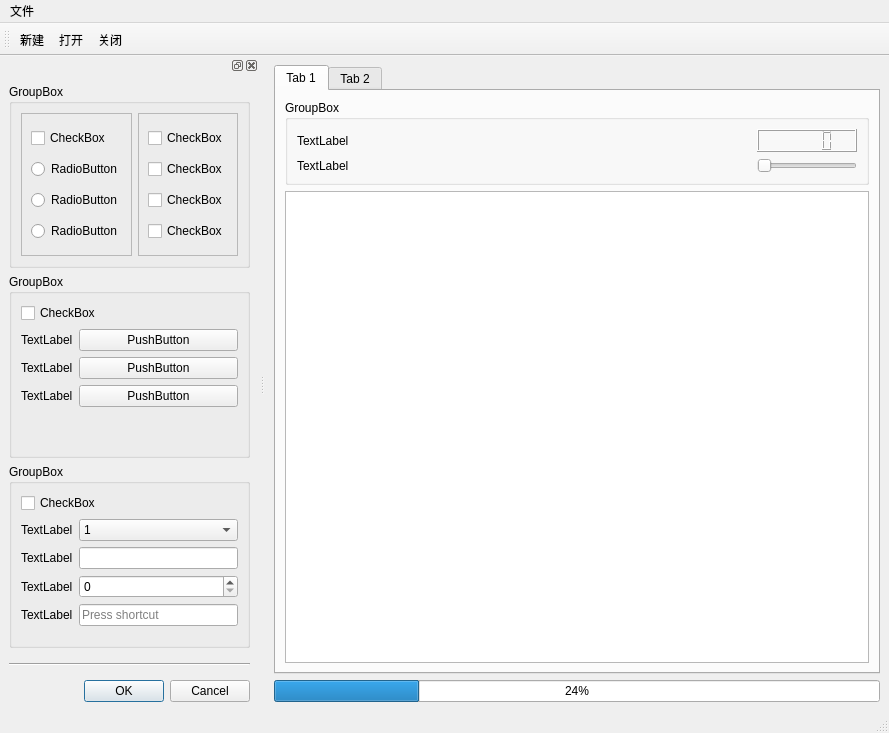
<?xml version="1.0" encoding="UTF-8"?>
<ui version="4.0">
 <class>MainWindow</class>
 <widget class="QMainWindow" name="MainWindow">
  <property name="geometry">
   <rect>
    <x>0</x>
    <y>0</y>
    <width>889</width>
    <height>733</height>
   </rect>
  </property>
  <property name="windowTitle">
   <string>主窗口</string>
  </property>
  <widget class="QWidget" name="centralwidget">
   <layout class="QVBoxLayout" name="verticalLayout_7">
    <item>
     <widget class="QTabWidget" name="tabWidget">
      <property name="currentIndex">
       <number>0</number>
      </property>
      <widget class="QWidget" name="tab">
       <attribute name="title">
        <string>Tab 1</string>
       </attribute>
       <layout class="QVBoxLayout" name="verticalLayout">
        <item>
         <widget class="QGroupBox" name="groupBox_4">
          <property name="sizePolicy">
           <sizepolicy hsizetype="Expanding" vsizetype="Preferred">
            <horstretch>0</horstretch>
            <verstretch>0</verstretch>
           </sizepolicy>
          </property>
          <property name="maximumSize">
           <size>
            <width>2000</width>
            <height>200</height>
           </size>
          </property>
          <property name="title">
           <string>GroupBox</string>
          </property>
          <layout class="QGridLayout" name="gridLayout">
           <item row="0" column="0">
            <widget class="QLabel" name="label_9">
             <property name="text">
              <string>TextLabel</string>
             </property>
            </widget>
           </item>
           <item row="1" column="1">
            <widget class="QSlider" name="horizontalSlider">
             <property name="maximumSize">
              <size>
               <width>100</width>
               <height>16777215</height>
              </size>
             </property>
             <property name="orientation">
              <enum>Qt::Horizontal</enum>
             </property>
            </widget>
           </item>
           <item row="1" column="0">
            <widget class="QLabel" name="label_8">
             <property name="text">
              <string>TextLabel</string>
             </property>
            </widget>
           </item>
           <item row="0" column="1">
            <widget class="QLCDNumber" name="lcdNumber">
             <property name="sizePolicy">
              <sizepolicy hsizetype="Maximum" vsizetype="Maximum">
               <horstretch>0</horstretch>
               <verstretch>0</verstretch>
              </sizepolicy>
             </property>
             <property name="minimumSize">
              <size>
               <width>100</width>
               <height>0</height>
              </size>
             </property>
             <property name="maximumSize">
              <size>
               <width>100</width>
               <height>50</height>
              </size>
             </property>
            </widget>
           </item>
          </layout>
         </widget>
        </item>
        <item>
         <widget class="QTextBrowser" name="textBrowser">
          <property name="maximumSize">
           <size>
            <width>2000</width>
            <height>16777215</height>
           </size>
          </property>
         </widget>
        </item>
       </layout>
      </widget>
      <widget class="QWidget" name="tab_2">
       <attribute name="title">
        <string>Tab 2</string>
       </attribute>
       <layout class="QVBoxLayout" name="verticalLayout_6">
        <item>
         <widget class="QPlainTextEdit" name="plainTextEdit"/>
        </item>
       </layout>
      </widget>
     </widget>
    </item>
    <item>
     <widget class="QProgressBar" name="progressBar">
      <property name="value">
       <number>24</number>
      </property>
     </widget>
    </item>
   </layout>
  </widget>
  <widget class="QMenuBar" name="menubar">
   <property name="geometry">
    <rect>
     <x>0</x>
     <y>0</y>
     <width>889</width>
     <height>21</height>
    </rect>
   </property>
   <widget class="QMenu" name="menu">
    <property name="title">
     <string>文件</string>
    </property>
    <addaction name="action1"/>
    <addaction name="action2"/>
    <addaction name="action3"/>
   </widget>
   <addaction name="menu"/>
  </widget>
  <widget class="QStatusBar" name="statusbar"/>
  <widget class="QToolBar" name="toolBar">
   <property name="windowTitle">
    <string>toolBar</string>
   </property>
   <attribute name="toolBarArea">
    <enum>TopToolBarArea</enum>
   </attribute>
   <attribute name="toolBarBreak">
    <bool>false</bool>
   </attribute>
   <addaction name="action1"/>
   <addaction name="action2"/>
   <addaction name="action3"/>
  </widget>
  <widget class="QDockWidget" name="dockWidget">
   <property name="layoutDirection">
    <enum>Qt::LeftToRight</enum>
   </property>
   <attribute name="dockWidgetArea">
    <number>1</number>
   </attribute>
   <widget class="QWidget" name="dockWidgetContents_2">
    <layout class="QVBoxLayout" name="verticalLayout_5">
     <item>
      <widget class="QGroupBox" name="groupBox">
       <property name="title">
        <string>GroupBox</string>
       </property>
       <layout class="QHBoxLayout" name="horizontalLayout">
        <item>
         <widget class="QFrame" name="frame">
          <property name="frameShape">
           <enum>QFrame::StyledPanel</enum>
          </property>
          <property name="frameShadow">
           <enum>QFrame::Raised</enum>
          </property>
          <layout class="QVBoxLayout" name="verticalLayout_2">
           <item>
            <widget class="QCheckBox" name="checkBox_4">
             <property name="text">
              <string>CheckBox</string>
             </property>
            </widget>
           </item>
           <item>
            <widget class="QRadioButton" name="radioButton">
             <property name="text">
              <string>RadioButton</string>
             </property>
             <attribute name="buttonGroup">
              <string notr="true">buttonGroup</string>
             </attribute>
            </widget>
           </item>
           <item>
            <widget class="QRadioButton" name="radioButton_2">
             <property name="text">
              <string>RadioButton</string>
             </property>
             <attribute name="buttonGroup">
              <string notr="true">buttonGroup</string>
             </attribute>
            </widget>
           </item>
           <item>
            <widget class="QRadioButton" name="radioButton_3">
             <property name="text">
              <string>RadioButton</string>
             </property>
             <attribute name="buttonGroup">
              <string notr="true">buttonGroup</string>
             </attribute>
            </widget>
           </item>
          </layout>
         </widget>
        </item>
        <item>
         <widget class="QFrame" name="frame_2">
          <property name="frameShape">
           <enum>QFrame::StyledPanel</enum>
          </property>
          <property name="frameShadow">
           <enum>QFrame::Raised</enum>
          </property>
          <layout class="QVBoxLayout" name="verticalLayout_4">
           <item>
            <widget class="QCheckBox" name="checkBox_5">
             <property name="text">
              <string>CheckBox</string>
             </property>
            </widget>
           </item>
           <item>
            <widget class="QCheckBox" name="checkBox">
             <property name="text">
              <string>CheckBox</string>
             </property>
            </widget>
           </item>
           <item>
            <widget class="QCheckBox" name="checkBox_2">
             <property name="text">
              <string>CheckBox</string>
             </property>
            </widget>
           </item>
           <item>
            <widget class="QCheckBox" name="checkBox_3">
             <property name="text">
              <string>CheckBox</string>
             </property>
            </widget>
           </item>
          </layout>
         </widget>
        </item>
       </layout>
      </widget>
     </item>
     <item>
      <widget class="QGroupBox" name="groupBox_2">
       <property name="title">
        <string>GroupBox</string>
       </property>
       <layout class="QVBoxLayout" name="verticalLayout_3">
        <item>
         <widget class="QCheckBox" name="checkBox_6">
          <property name="text">
           <string>CheckBox</string>
          </property>
         </widget>
        </item>
        <item>
         <layout class="QFormLayout" name="formLayout">
          <item row="0" column="0">
           <widget class="QLabel" name="label">
            <property name="text">
             <string>TextLabel</string>
            </property>
           </widget>
          </item>
          <item row="0" column="1">
           <widget class="QPushButton" name="pushButton">
            <property name="text">
             <string>PushButton</string>
            </property>
           </widget>
          </item>
          <item row="1" column="0">
           <widget class="QLabel" name="label_2">
            <property name="text">
             <string>TextLabel</string>
            </property>
           </widget>
          </item>
          <item row="1" column="1">
           <widget class="QPushButton" name="pushButton_2">
            <property name="text">
             <string>PushButton</string>
            </property>
           </widget>
          </item>
          <item row="2" column="0">
           <widget class="QLabel" name="label_3">
            <property name="text">
             <string>TextLabel</string>
            </property>
           </widget>
          </item>
          <item row="2" column="1">
           <widget class="QPushButton" name="pushButton_3">
            <property name="text">
             <string>PushButton</string>
            </property>
           </widget>
          </item>
         </layout>
        </item>
       </layout>
      </widget>
     </item>
     <item>
      <widget class="QGroupBox" name="groupBox_3">
       <property name="title">
        <string>GroupBox</string>
       </property>
       <layout class="QGridLayout" name="gridLayout_2">
        <item row="1" column="0">
         <layout class="QFormLayout" name="formLayout_2">
          <item row="0" column="0">
           <widget class="QLabel" name="label_4">
            <property name="text">
             <string>TextLabel</string>
            </property>
           </widget>
          </item>
          <item row="0" column="1">
           <widget class="QComboBox" name="comboBox">
            <item>
             <property name="text">
              <string>1</string>
             </property>
            </item>
            <item>
             <property name="text">
              <string>2</string>
             </property>
            </item>
            <item>
             <property name="text">
              <string>3</string>
             </property>
            </item>
           </widget>
          </item>
          <item row="1" column="0">
           <widget class="QLabel" name="label_5">
            <property name="text">
             <string>TextLabel</string>
            </property>
           </widget>
          </item>
          <item row="1" column="1">
           <widget class="QLineEdit" name="lineEdit"/>
          </item>
          <item row="2" column="0">
           <widget class="QLabel" name="label_6">
            <property name="text">
             <string>TextLabel</string>
            </property>
           </widget>
          </item>
          <item row="2" column="1">
           <widget class="QSpinBox" name="spinBox"/>
          </item>
          <item row="3" column="0">
           <widget class="QLabel" name="label_7">
            <property name="text">
             <string>TextLabel</string>
            </property>
           </widget>
          </item>
          <item row="3" column="1">
           <widget class="QKeySequenceEdit" name="keySequenceEdit"/>
          </item>
         </layout>
        </item>
        <item row="0" column="0">
         <widget class="QCheckBox" name="checkBox_7">
          <property name="text">
           <string>CheckBox</string>
          </property>
         </widget>
        </item>
       </layout>
      </widget>
     </item>
     <item>
      <widget class="Line" name="line">
       <property name="sizePolicy">
        <sizepolicy hsizetype="Minimum" vsizetype="Expanding">
         <horstretch>0</horstretch>
         <verstretch>0</verstretch>
        </sizepolicy>
       </property>
       <property name="minimumSize">
        <size>
         <width>0</width>
         <height>0</height>
        </size>
       </property>
       <property name="maximumSize">
        <size>
         <width>16777215</width>
         <height>20</height>
        </size>
       </property>
       <property name="orientation">
        <enum>Qt::Horizontal</enum>
       </property>
      </widget>
     </item>
     <item>
      <widget class="QDialogButtonBox" name="buttonBox">
       <property name="standardButtons">
        <set>QDialogButtonBox::Cancel|QDialogButtonBox::Ok</set>
       </property>
      </widget>
     </item>
    </layout>
   </widget>
  </widget>
  <action name="action1">
   <property name="text">
    <string>新建</string>
   </property>
   <property name="shortcut">
    <string>Ctrl+N</string>
   </property>
  </action>
  <action name="action2">
   <property name="text">
    <string>打开</string>
   </property>
   <property name="shortcut">
    <string>Ctrl+O</string>
   </property>
  </action>
  <action name="action3">
   <property name="text">
    <string>关闭</string>
   </property>
   <property name="shortcut">
    <string>Ctrl+W</string>
   </property>
  </action>
 </widget>
 <resources/>
 <connections/>
 <buttongroups>
  <buttongroup name="buttonGroup"/>
 </buttongroups>
</ui>
